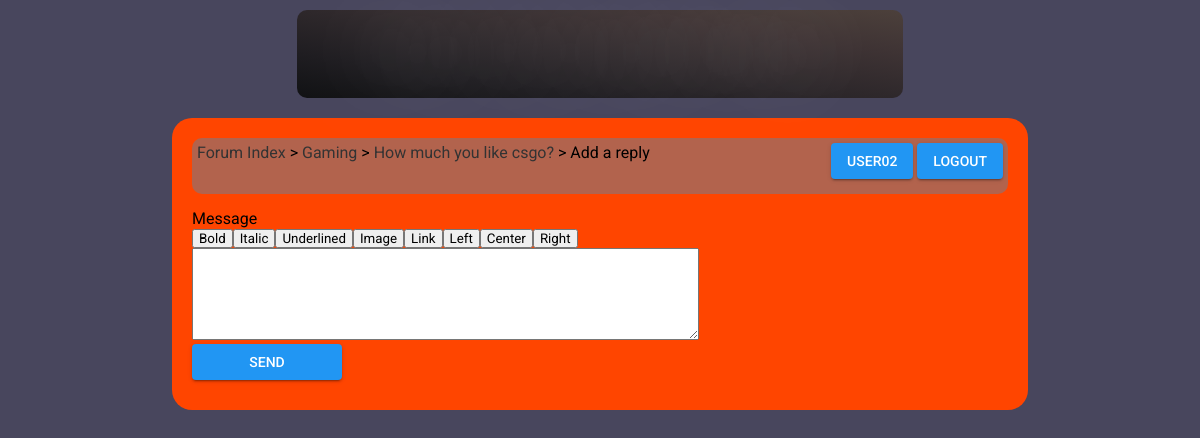
/new_reply.php?id=1 (signed in), run on an earlier commit of the app's database.
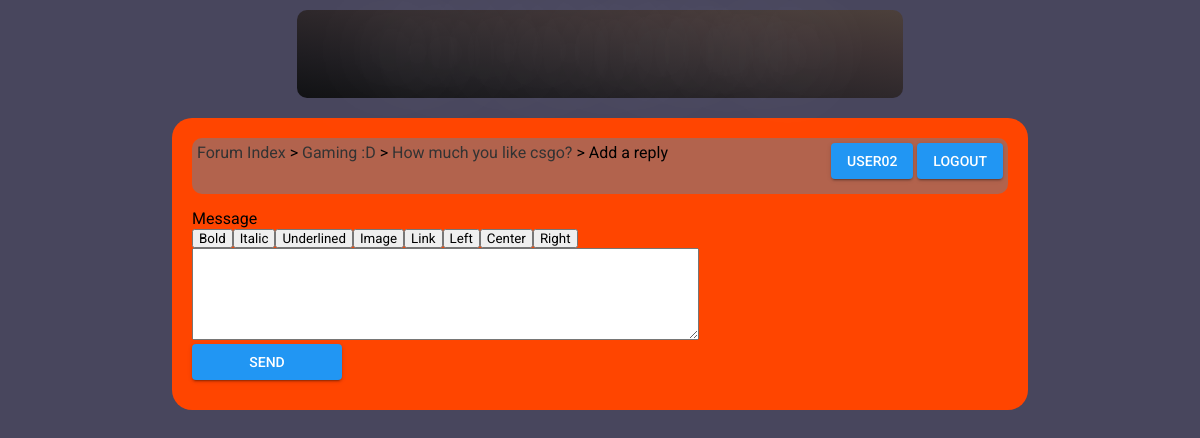
And on a later commit of the database.
### tables this page shows
CREATE TABLE `topics` (
  `parent` smallint(6) NOT NULL,
  `id` int(11) NOT NULL,
  `id2` int(11) NOT NULL,
  `title` varchar(256) NOT NULL,
  `message` longtext NOT NULL,
  `authorid` int(11) NOT NULL,
  `timestamp` int(11) NOT NULL,
  `timestamp2` int(11) NOT NULL
);

CREATE TABLE `categories` (
  `id` smallint(6) NOT NULL,
  `name` varchar(256) NOT NULL,
  `description` text NOT NULL,
  `position` smallint(6) NOT NULL
);

### config.php (called while the page is built, shortened)
<?php
$url_home = 'index.php';
$design = 'default';
?>

### new_reply.php (the view, shortened to what this page needs)
<?php
include('config.php');
if(isset($_GET['id']))
{
	$id = intval($_GET['id']);
if(isset($_SESSION['username']))
{
	$dn1 = mysqli_fetch_array(mysqli_query($con,'select count(t.id) as nb1, t.title, t.parent, c.name from topics as t, categories as c where t.id="'.$id.'" and t.id2=1 and c.id=t.parent group by t.id'));
if($dn1['nb1']>0)
{
?>
<!DOCTYPE html>
<html>
    <head>
        <link href="<?php echo $design; ?>/style.css" rel="stylesheet" title="Style" />
    </head>
    <body>
    	<div class="header">
        	<a href="<?php echo $url_home; ?>"> <span class="headtext" style="font-size:40px;margin-top:-5px;"> How To Do Something?</span>
	    </div>
        <div class="content">
<div class="box">
	<div class="box_left">
    	<a href="<?php echo $url_home; ?>">Forum Index</a> &gt; <a href="list_topics.php?parent=<?php echo $dn1['parent']; ?>"><?php echo htmlentities($dn1['name'], ENT_QUOTES, 'UTF-8'); ?></a> &gt; <a href="read_topic.php?id=<?php echo $id; ?>"><?php echo htmlentities($dn1['title'], ENT_QUOTES, 'UTF-8'); ?></a> &gt; Add a reply
    </div>
	<div class="box_right">
    	<a class="pure-material-button-contained" href="profile.php?id=<?php echo $_SESSION['userid']; ?>"><?php echo htmlentities($_SESSION['username'], ENT_QUOTES, 'UTF-8'); ?></a> <a class="pure-material-button-contained" href="login.php">Logout</a>
    </div>
</div>
<?php
if(isset($_POST['message']) and $_POST['message']!='')
{
	include('bbcode_function.php');
	$message = $_POST['message'];
	if(get_magic_quotes_gpc())
	{
		$message = stripslashes($message);
	}
	$message = mysqli_real_escape_string($con,bbcode_to_html($message));
	if(mysqli_query($con,'insert into topics (parent, id, id2, title, message, authorid, timestamp, timestamp2) select "'.$dn1['parent'].'", "'.$id.'", max(id2)+1, "", "'.$message.'", "'.$_SESSION['userid'].'", "'.time().'", "'.time().'" from topics where id="'.$id.'"') and mysqli_query($con,'update topics set timestamp2="'.time().'" where id="'.$id.'" and id2=1'))
	{
	?>
	<div class="message">The message have successfully been sent.<br />
	<a href="read_topic.php?id=<?php echo $id; ?>">Go to the topic</a></div>
	<?php
	}
	else
	{
		echo 'An error occurred while sending the message.';
	}
}
else
{
?>
<form action="new_reply.php?id=<?php echo $id; ?>" method="post">
    <label for="message">Message</label><br />
    <div class="message_buttons">
        <input type="button" value="Bold" onclick="javascript:insert('[b]', '[/b]', 'message');" /><input type="button" value="Italic" onclick="javascript:insert('[i]', '[/i]', 'message');" /><input type="button" value="Underlined" onclick="javascript:insert('[u]', '[/u]', 'message');" /><input type="button" value="Image" onclick="javascript:insert('[img]', '[/img]', 'message');" /><input type="button" value="Link" onclick="javascript:insert('[url]', '[/url]', 'message');" /><input type="button" value="Left" onclick="javascript:insert('[left]', '[/left]', 'message');" /><input type="button" value="Center" onclick="javascript:insert('[center]', '[/center]', 'message');" /><input type="button" value="Right" onclick="javascript:insert('[right]', '[/right]', 'message');" />
    </div>
    <textarea name="message" id="message" cols="70" rows="6"></textarea><br />
    <input class="pure-material-button-contained" type="submit" value="Send" />
</form>
<?php
}
?>
		</div>
			</body>
</html>
<?php
}
else
{
	echo '<h2>The topic you want to reply doesn\'t exist.</h2>';
}
}
}
else
{
	echo '<h2>The ID of the topic you want to reply is not defined.</h2>';
}
?>

What changed in the data, as far as the page shows it:
changed through a linked row, topics "How much you like csgo?": categories.name "Gaming" → "Gaming :D"
